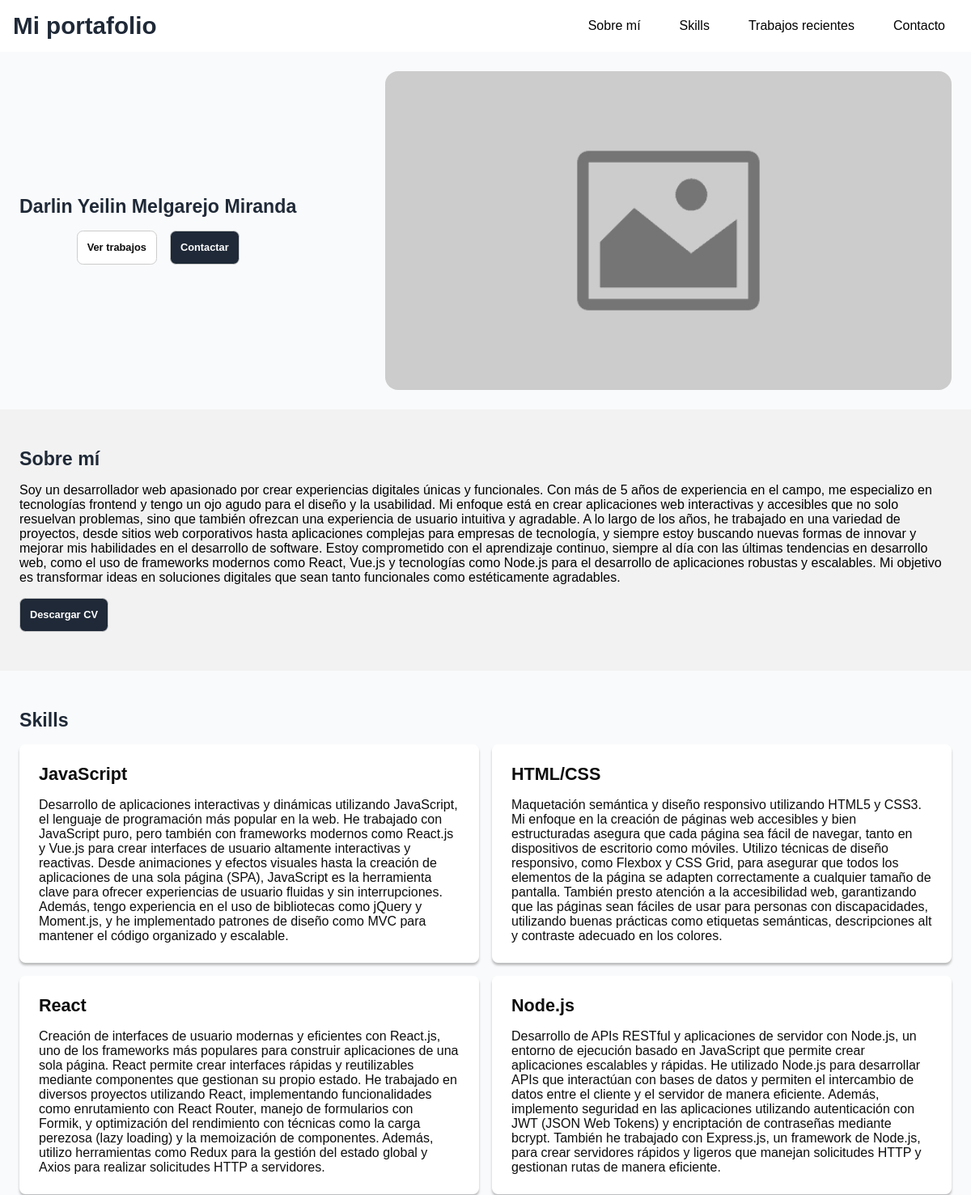
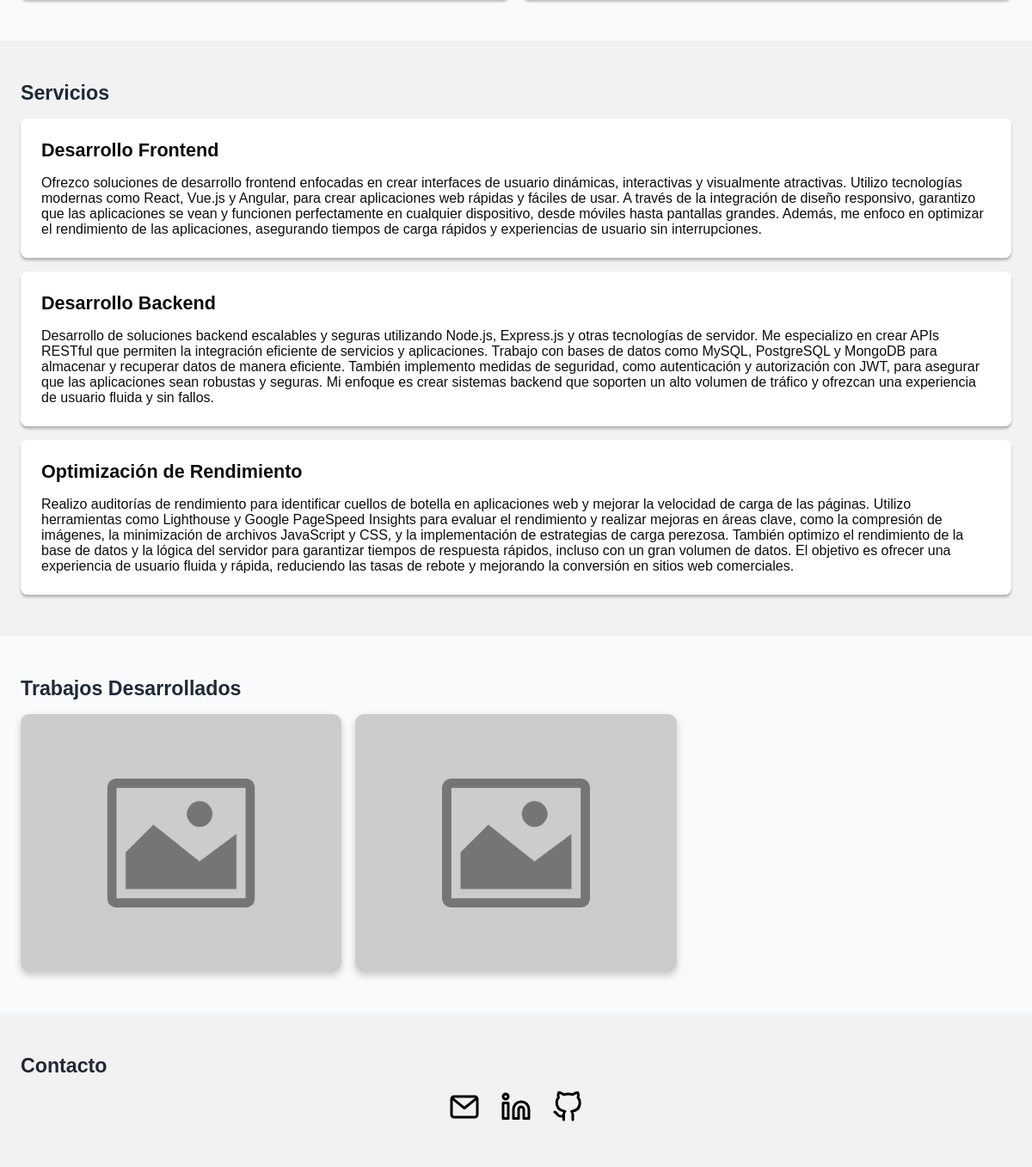
/ (signed in), run on the app's committed database (2 pictures, top to bottom).
### tables this page shows
CREATE TABLE IF NOT EXISTS portafolios (
    id INT PRIMARY KEY AUTO_INCREMENT,
    usuario_id INT NOT NULL,
    nombre_completo VARCHAR(255) NOT NULL,
    descripcion TEXT NOT NULL,
    icono_portafolio VARCHAR(255) DEFAULT 'assets/images/favicon.ico',
    url_foto VARCHAR(255) DEFAULT 'assets/images/placeholder-image.jpg',
    url_cv VARCHAR(255) DEFAULT 'assets/pdf/cv.pdf',
    creado_en TIMESTAMP DEFAULT CURRENT_TIMESTAMP,
    FOREIGN KEY (usuario_id) REFERENCES usuarios(id)
);

CREATE TABLE IF NOT EXISTS skills (
    id INT PRIMARY KEY AUTO_INCREMENT,
    portafolio_id INT NOT NULL,
    nombre VARCHAR(255) NOT NULL,
    descripcion TEXT NOT NULL,
    FOREIGN KEY (portafolio_id) REFERENCES portafolios(id)
);

CREATE TABLE IF NOT EXISTS servicios (
    id INT PRIMARY KEY AUTO_INCREMENT,
    portafolio_id INT NOT NULL,
    nombre VARCHAR(255) NOT NULL,
    descripcion TEXT NOT NULL,
    FOREIGN KEY (portafolio_id) REFERENCES portafolios(id)
);

CREATE TABLE IF NOT EXISTS trabajos_desarrollados (
    id INT PRIMARY KEY AUTO_INCREMENT,
    portafolio_id INT NOT NULL,
    nombre VARCHAR(255) NOT NULL,
    descripcion TEXT NOT NULL,
    url_foto_trabajo VARCHAR(255) NOT NULL,
    url_trabajo_github VARCHAR(255) NOT NULL,
    url_trabajo_desplegado VARCHAR(255),
    fecha_creacion TIMESTAMP DEFAULT CURRENT_TIMESTAMP,
    FOREIGN KEY (portafolio_id) REFERENCES portafolios(id)
);

CREATE TABLE IF NOT EXISTS contactos (
    id INT PRIMARY KEY AUTO_INCREMENT,
    portafolio_id INT NOT NULL,
    tipo_contacto ENUM('email', 'linkedin', 'github', 'gitlab') NOT NULL,
    enlace_contacto VARCHAR(255) NOT NULL,
    titulo_enlace VARCHAR(100) NOT NULL,
    FOREIGN KEY (portafolio_id) REFERENCES portafolios(id)
);

### core/auth/Sesion.php (called while the page is built, shortened)
<?php
class Sesion {
    public static function get($key) {
        return isset($_SESSION[$key]) ? $_SESSION[$key] : null;
    }
}
?>

### core/models/ModeloPortafolios.php (called while the page is built, shortened)
<?php
class ModeloPortafolios {
    public static function getData($id) {
        $conexion = new ConexionBD();
        $conexion->conectar();
        $bd = $conexion->getConexion();
        $consulta = $bd->prepare("SELECT * FROM portafolios WHERE usuario_id = :usuario_id");
        $consulta->bindParam(":usuario_id", $id, PDO::PARAM_INT);
        $consulta->execute();
        $resultados = $consulta->fetch(PDO::FETCH_ASSOC);
        return $resultados;
    }
}
?>

### core/controllers/ControladorPortafolios.php (called while the page is built, shortened)
<?php
require_once __DIR__ . "/../models/ModeloPortafolios.php";
class ControladorPortafolios {
    public static function getData($id) {
        try {
            $usuario = ModeloPortafolios::getData($id);
            return $usuario;
        } catch (\Error $error) {
            error_log($error);
        }
    }
}
?>

### core/models/ModeloSkills.php (called while the page is built, shortened)
<?php
class ModeloSkills {
    public static function getData($id) {
        $conexion = new ConexionBD();
        $conexion->conectar();
        $bd = $conexion->getConexion();
        $consulta = $bd->prepare("SELECT * FROM skills WHERE portafolio_id = :portafolio_id");
        $consulta->bindParam(":portafolio_id", $id, PDO::PARAM_INT);
        $consulta->execute();
        $resultados = $consulta->fetchAll(PDO::FETCH_ASSOC);
        return $resultados;
    }
}
?>

### core/controllers/ControladorSkills.php (called while the page is built, shortened)
<?php
require_once __DIR__ . "/../models/ModeloSkills.php";
class ControladorSkills {
    public static function getData($id) {
        try {
            $skills = ModeloSkills::getData($id);
            return $skills;
        } catch (\Error $error) {
            error_log($error);
        }
    }
}
?>

### core/models/ModeloServicios.php (called while the page is built, shortened)
<?php
class ModeloServicios {
    public static function getData($id) {
        $conexion = new ConexionBD();
        $conexion->conectar();
        $bd = $conexion->getConexion();
        $consulta = $bd->prepare("SELECT * FROM servicios WHERE portafolio_id = :portafolio_id");
        $consulta->bindParam(":portafolio_id", $id, PDO::PARAM_INT);
        $consulta->execute();
        $resultados = $consulta->fetchAll(PDO::FETCH_ASSOC);
        return $resultados;
    }
}
?>

### core/controllers/ControladorServicios.php (called while the page is built, shortened)
<?php
require_once __DIR__ . "/../models/ModeloServicios.php";
class ControladorServicios {
    public static function getData($id) {
        try {
            $servicios = ModeloServicios::getData($id);
            return $servicios;
        } catch (\Error $error) {
            error_log($error);
        }
    }
}
?>

### core/models/ModeloTrabajosDesarrollados.php (called while the page is built, shortened)
<?php
class ModeloTrabajosDesarrollados {
    public static function getData($id) {
        $conexion = new ConexionBD();
        $conexion->conectar();
        $bd = $conexion->getConexion();
        $consulta = $bd->prepare("SELECT * FROM trabajos_desarrollados WHERE portafolio_id = :portafolio_id");
        $consulta->bindParam(":portafolio_id", $id, PDO::PARAM_INT);
        $consulta->execute();
        $resultados = $consulta->fetchAll(PDO::FETCH_ASSOC);
        return $resultados;
    }
}
?>

### core/controllers/ControladorTrabajosDesarrollados.php (called while the page is built, shortened)
<?php
require_once __DIR__ . "/../models/ModeloTrabajosDesarrollados.php";
class ControladorTrabajosDesarrollados {
    public static function getData($id) {
        try {
            $trabajos_desarrollados = ModeloTrabajosDesarrollados::getData($id);
            return $trabajos_desarrollados;
        } catch (\Error $error) {
            error_log($error);
        }
    }
}
?>

### core/models/ModeloContactos.php (called while the page is built, shortened)
<?php
class ModeloContactos {
    public static function getData($id) {
        $conexion = new ConexionBD();
        $conexion->conectar();
        $bd = $conexion->getConexion();
        $consulta = $bd->prepare("SELECT * FROM contactos WHERE portafolio_id = :portafolio_id");
        $consulta->bindParam(":portafolio_id", $id, PDO::PARAM_INT);
        $consulta->execute();
        $resultados = $consulta->fetchAll(PDO::FETCH_ASSOC);
        return $resultados;
    }
}
?>

### core/controllers/ControladorContactos.php (called while the page is built, shortened)
<?php
require_once __DIR__ . "/../models/ModeloContactos.php";
class ControladorContactos {
    public static function getData($id) {
        try {
            $contactos = ModeloContactos::getData($id);
            return $contactos;
        } catch (\Error $error) {
            error_log($error);
        }
    }
}
?>

### pages/view.php (the view, shortened to what this page needs)
<?php
    include_once __DIR__ . "/../core/controllers/ControladorPortafolios.php";
    $portafolio = ControladorPortafolios::getData(Sesion::get("id"));
?>
<!DOCTYPE html>
<html lang="es">
<head>
    <link rel="stylesheet" href="assets/css/styles.css">
</head>
<body>
    <?php
        include_once __DIR__ . "/../templates/header.php";
    ?>
    <main>
        <div class="bg-minimal">
            <section class="l-container">
                <div class="flex flex-column flex-row-l items-center justify-between gap-4">
                    <div class="flex flex-column items-center">
                        <h2 class="dark-color"><?php echo $portafolio["nombre_completo"]?></h2>
                        <div class="flex gap-4">
                            <a class="btn btn-white" href="#trabajos-desarrollados">Ver trabajos</a>
                            <a class="btn btn-dark" href="#contacto">Contactar</a>
                        </div>
                    </div>
                    <img class="b-radius-4" src=<?php echo $portafolio["url_foto"]?> alt="<?php echo "Foto de " . $portafolio["nombre_completo"]?>"  title="<?php echo "Foto de " . $portafolio["nombre_completo"]?>" width="700px">
                </div>
            </section>
        </div>
        <div class="bg-light">
            <section class="l-container" id="sobre-mi">
                <div class="py-6">
                    <h2 class="dark-color">Sobre mí</h2>
                    <p class="text-color mb-4"><?php echo $portafolio["descripcion"]?></p>
                    <a class="btn btn-dark" href="<?php echo $portafolio["url_cv"]?>" download>Descargar CV</a>
                </div>
            </section>
        </div>
        <?php
            include_once __DIR__ . "/../core/controllers/ControladorSkills.php";
            $skills = ControladorSkills::getData($portafolio["id"]);
        ?>
        <div class="bg-minimal">
            <section class="l-container" id="skills">
                <div class="py-6">
                    <h2 class="dark-color">Skills</h2>
                    <div class="grid grid-cols-1 grid-cols-m-2 gap-4">
                        <?php
                            foreach ($skills as $skill) {
                        ?>
                            <div class="card show">
                                <h3><?php echo $skill["nombre"]?></h3>
                                <p><?php echo $skill["descripcion"]?></p>
                            </div>
                        <?php
                            }
                        ?>
                    </div>
                </div>
            </section>
        </div>
        <?php
            include_once __DIR__ . "/../core/controllers/ControladorServicios.php";
            $servicios = ControladorServicios::getData($portafolio["id"]);
        ?>
        <div class="bg-light">
            <section class="l-container" id="servicios">
                <div class="py-6">
                    <h2 class="dark-color">Servicios</h2>
                    <div class="grid grid-cols-1 gap-4">
                        <?php
                            foreach ($servicios as $servicio) {
                        ?>
                            <div class="card show">
                                <h3><?php echo $servicio["nombre"]?></h3>
                                <p><?php echo $servicio["descripcion"]?></p>
                            </div>
                        <?php
                            }
                        ?>
                    </div>
                </div>
            </section>
        </div>
        <?php
            include_once __DIR__ . "/../core/controllers/ControladorTrabajosDesarrollados.php";
            $trabajos_desarrollados = ControladorTrabajosDesarrollados::getData($portafolio["id"]);
        ?>
        <div class="bg-minimal">
            <section class="l-container" id="trabajos-desarrollados">
                <div class="py-6">
                    <h2 class="dark-color">Trabajos Desarrollados</h2>
                    <div class="grid grid-cols-1 grid-cols-s-2 grid-cols-m-3 gap-4 m-auto">
                        <?php
                            foreach ($trabajos_desarrollados as $trabajo_desarrollado) {
                        ?>
                            <figure class="card-figure">
                                <img src=<?php echo $trabajo_desarrollado["url_foto_trabajo"]?> alt="Proyecto" class="card-image" width="500px" height="500px">
                            </figure>
                        <?php
                            }
                        ?>
                    </div>
                </div>
            </section>
        </div>
        <?php
            include_once __DIR__ . "/../core/controllers/ControladorContactos.php";
            $contactos = ControladorContactos::getData($portafolio["id"]);
        ?>
        <div class="bg-light">
            <section class="l-container" id="contacto">
                <div class="py-6">
                    <h2 class="dark-color">Contacto</h2>
                    <div class="flex justify-center items-center gap-6">
                        <?php
                            foreach ($contactos as $contacto) {
                                $icono_contacto = "#";
                                $link_contacto = "#";
                                switch ($contacto["tipo_contacto"]) {
                                    case "email":
                                        $icono_contacto = "assets/images/icon/mail.svg";
                                        $link_contacto = "mailto:" . $contacto["enlace_contacto"] . "?subject=Asunto-del-correo&body=Texto-del-cuerpo";
                                        break;
                                    case "linkedin":
                                        $icono_contacto = "assets/images/icon/linkedin.svg";
                                        $link_contacto = $contacto["enlace_contacto"];
                                        break;
                                    case "github":
                                        $icono_contacto = "assets/images/icon/github.svg";
                                        $link_contacto = $contacto["enlace_contacto"];
                                        break;
                                }
                        ?>
                            <a href=<?php echo $link_contacto ?> target="_blank" title="<?php echo $contacto["titulo_enlace"]?>"><img src=<?php echo $icono_contacto ?> alt=<?php echo "Icono de " . $contacto["tipo_contacto"]?> width="36px" height="36px"></a>
                        <?php
                            }
                        ?>
                    </div>
                </div>
            </section>
        </div>
    </main>
</body>
</html>

### index.php (shortened to what this page needs)
<?php
    require_once __DIR__ . "/core/auth/Sesion.php";
    $ruta = $_SERVER["REQUEST_URI"];
    $ruta = parse_url($ruta, PHP_URL_PATH);
    $partesRuta = explode('/', $ruta);
    if (count($partesRuta) >= 3) {
        switch ($partesRuta[1]) {
            case "usuarios":
                RouterUsuarios::redireccionar($partesRuta[2]);
                break;
            case "portafolio":
                RouterPortafolios::redireccionar($partesRuta[2]);
                break;
            case "skills":
                RouterSkills::redireccionar($partesRuta[2]);
                break;
            case "servicios":
                RouterServicios::redireccionar($partesRuta[2]);
                break;
            case "trabajos-desarrollados":
                RouterTrabajosDesarrollados::redireccionar($partesRuta[2]);
                break;
            case "contactos":
                RouterContactos::redireccionar($partesRuta[2]);
                break;
            default:
                include_once __DIR__ . "/pages/error.php";
                break;
        }
    } else if (count($partesRuta) == 2) {
        switch ($partesRuta[1]) {
            case "":
                include_once __DIR__ . "/pages/view.php";
                break;
        }
    }
?>

### templates/header.php
<header class="main-header">
    <div class="main-header__container">
        <h1 class="main-header__title dark-color">Mi portafolio</h1>
        <nav class="main-nav__portafolio">
            <ul class="main-nav__menu-portafolio">
                <li class="main-nav__item">
                    <a class="main-nav__link" href="#sobre-mi">Sobre mí</a>
                </li>
                <li class="main-nav__item">
                    <a class="main-nav__link" href="#skills">Skills</a>
                </li>
                <li class="main-nav__item">
                    <a class="main-nav__link" href="#trabajos-realizados">Trabajos recientes</a>
                </li>
                <li class="main-nav__item">
                    <a class="main-nav__link" href="#contacto">Contacto</a>
                </li>
            </ul>
        </nav>
    </div>
</header>

### data on the page
portafolios: nombre_completo "Darlin Yeilin Melgarejo Miranda", url_foto (placeholder picture), descripcion "Soy un desarrollador web apasionado por crear experiencias digitales únicas y funcionales. Con más de 5 años de experiencia en el campo, me especializo en tecnologías frontend y tengo un ojo agudo para el diseño y la usabilidad. Mi enfoque está en crear aplicaciones web interactivas y accesibles que no solo resuelvan problemas, sino que también ofrezcan una experiencia de usuario intuitiva y agradable. A lo largo de los años, he trabajado en una variedad de proyectos, desde sitios web corporativos hasta aplicaciones complejas para empresas de tecnología, y siempre estoy buscando nuevas formas de innovar y mejorar mis habilidades en el desarrollo de software. Estoy comprometido con el…"
skills: nombre "JavaScript", descripcion "Desarrollo de aplicaciones interactivas y dinámicas utilizando JavaScript, el lenguaje de programación más popular en la web. He trabajado con JavaScript puro, pero también con frameworks modernos como React.js y Vue.js para crear interfaces de usuario altamente interactivas y reactivas. Desde animaciones y efectos visuales hasta la creación de aplicaciones de una sola página (SPA), JavaScript es la herramienta clave para ofrecer experiencias de usuario fluidas y sin interrupciones. Además, tengo experiencia en el uso de bibliotecas como jQuery y Moment.js, y he implementado patrones de diseño como MVC para mantener el código organizado y escalable."
skills: nombre "HTML/CSS", descripcion "Maquetación semántica y diseño responsivo utilizando HTML5 y CSS3. Mi enfoque en la creación de páginas web accesibles y bien estructuradas asegura que cada página sea fácil de navegar, tanto en dispositivos de escritorio como móviles. Utilizo técnicas de diseño responsivo, como Flexbox y CSS Grid, para asegurar que todos los elementos de la página se adapten correctamente a cualquier tamaño de pantalla. También presto atención a la accesibilidad web, garantizando que las páginas sean fáciles de usar para personas con discapacidades, utilizando buenas prácticas como etiquetas semánticas, descripciones alt y contraste adecuado en los colores."
skills: nombre "React", descripcion "Creación de interfaces de usuario modernas y eficientes con React.js, uno de los frameworks más populares para construir aplicaciones de una sola página. React permite crear interfaces rápidas y reutilizables mediante componentes que gestionan su propio estado. He trabajado en diversos proyectos utilizando React, implementando funcionalidades como enrutamiento con React Router, manejo de formularios con Formik, y optimización del rendimiento con técnicas como la carga perezosa (lazy loading) y la memoización de componentes. Además, utilizo herramientas como Redux para la gestión del estado global y Axios para realizar solicitudes HTTP a servidores."
skills: nombre "Node.js", descripcion "Desarrollo de APIs RESTful y aplicaciones de servidor con Node.js, un entorno de ejecución basado en JavaScript que permite crear aplicaciones escalables y rápidas. He utilizado Node.js para desarrollar APIs que interactúan con bases de datos y permiten el intercambio de datos entre el cliente y el servidor de manera eficiente. Además, implemento seguridad en las aplicaciones utilizando autenticación con JWT (JSON Web Tokens) y encriptación de contraseñas mediante bcrypt. También he trabajado con Express.js, un framework de Node.js, para crear servidores rápidos y ligeros que manejan solicitudes HTTP y gestionan rutas de manera eficiente."
servicios: nombre "Desarrollo Frontend", descripcion "Ofrezco soluciones de desarrollo frontend enfocadas en crear interfaces de usuario dinámicas, interactivas y visualmente atractivas. Utilizo tecnologías modernas como React, Vue.js y Angular, para crear aplicaciones web rápidas y fáciles de usar. A través de la integración de diseño responsivo, garantizo que las aplicaciones se vean y funcionen perfectamente en cualquier dispositivo, desde móviles hasta pantallas grandes. Además, me enfoco en optimizar el rendimiento de las aplicaciones, asegurando tiempos de carga rápidos y experiencias de usuario sin interrupciones."
servicios: nombre "Desarrollo Backend", descripcion "Desarrollo de soluciones backend escalables y seguras utilizando Node.js, Express.js y otras tecnologías de servidor. Me especializo en crear APIs RESTful que permiten la integración eficiente de servicios y aplicaciones. Trabajo con bases de datos como MySQL, PostgreSQL y MongoDB para almacenar y recuperar datos de manera eficiente. También implemento medidas de seguridad, como autenticación y autorización con JWT, para asegurar que las aplicaciones sean robustas y seguras. Mi enfoque es crear sistemas backend que soporten un alto volumen de tráfico y ofrezcan una experiencia de usuario fluida y sin fallos."
servicios: nombre "Optimización de Rendimiento", descripcion "Realizo auditorías de rendimiento para identificar cuellos de botella en aplicaciones web y mejorar la velocidad de carga de las páginas. Utilizo herramientas como Lighthouse y Google PageSpeed Insights para evaluar el rendimiento y realizar mejoras en áreas clave, como la compresión de imágenes, la minimización de archivos JavaScript y CSS, y la implementación de estrategias de carga perezosa. También optimizo el rendimiento de la base de datos y la lógica del servidor para garantizar tiempos de respuesta rápidos, incluso con un gran volumen de datos. El objetivo es ofrecer una experiencia de usuario fluida y rápida, reduciendo las tasas de rebote y mejorando la conversión en sitios web…"
trabajos_desarrollados: url_foto_trabajo (placeholder picture)
trabajos_desarrollados: url_foto_trabajo (placeholder picture)
contactos: shows a picture
contactos: tipo_contacto (picture)
contactos: tipo_contacto (picture)
